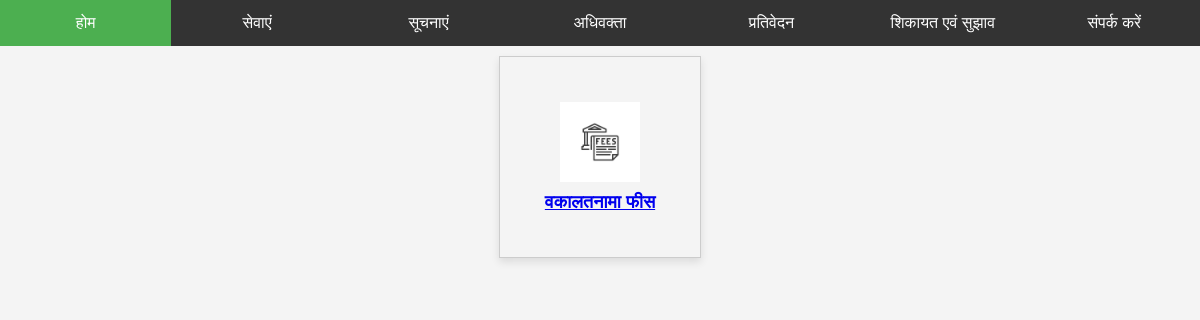
Page /services/ on the committed database.
### services/models.py (models this page shows, shortened)
class Service(models.Model):
    name = models.CharField(max_length=100)
    description = models.TextField(default=None, blank=True, null=True)
    logo = models.ImageField(upload_to='services/')
    price = models.IntegerField(default=0, blank=True, null=True)
    barcode = models.ImageField(upload_to='barcodes/', blank=True, null=True)

### services/views.py (the view)
# urls.py: path("", views.list_services, name="list_services"),
def list_services(request):
    services = Service.objects.all()
    return render(request, 'list_services.html', context={"services": services})

### services/templates/list_services.html (shortened to what this page needs)
{% extends "base.html" %}
{% block content %}
<div class="service-container">
    {% for service in services %}
        <div class="service-box">
            <img src="/media/{{ service.logo }}" alt="{{ service.name }} Logo" class="service-logo">
            <a href="{% url 'service_detail' service.id %}" class="service-name">{{ service.name }}</a>
        </div>
    {% endfor %}
</div>
{% endblock content %}

### dashboard/templates/base.html (style rules this page uses)
body { font-family: Arial, sans-serif; background-color: #f4f4f4; margin: 0; padding: 0; }

### services/templates/list_services.html (style rules this page uses)
.service-container { display: flex; flex-wrap: wrap; justify-content: center; align-items: center; }
.service-box { width: 200px; height: 200px; border: 1px solid #ccc; margin: 10px; display: flex; flex-direction: column; align-items: center; justify-content: center; text-align: center; box-shadow: 0 4px 8px rgba(0, 0, 0, 0.1); transition: transform 0.2s; }
.service-logo { width: 80px; height: 80px; margin-bottom: 10px; }
.service-name { font-size: 18px; font-weight: bold; }

### rows in the picture
Service: logo (picture), name "वकालतनामा फीस"
